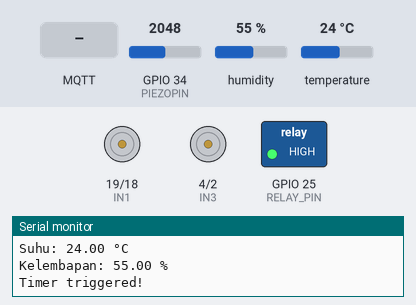
This sketch was run on a simulated ESP32. Shown: motor-driver pin pairs drawn as motors (green arrow = first pin HIGH = forward, orange = second pin HIGH = backward, longer = more drive, scaled by the enable pin), switched loads named in the sketch (green lamp = pin HIGH), the last lines printed to the serial monitor. Inputs (shaded band) come from the test bench; at power-on: GPIO 34 (PIEZOPIN) = 2048, humidity 55 %, temperature 24 °C. WiFi joins after 1.5 s; servers stay silent unless stated; no MQTT or app messages arrive unless stated.

Above: at 2.7 s.
2.8 s: MQTT message "controller/fire" arrives on the first subscribed topic
At 2.9 s:
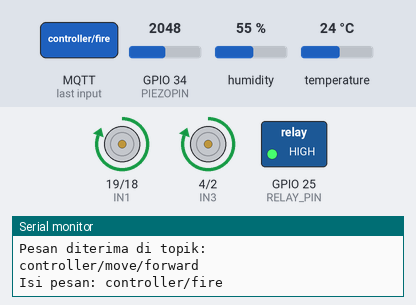
4.5 s: MQTT message "controller/fire" arrives on the second subscribed topic
At 4.6 s:
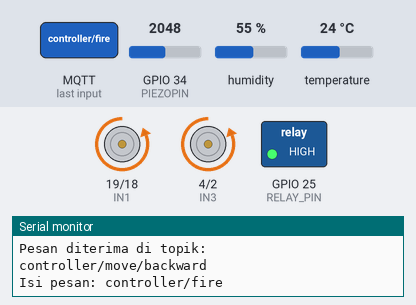
6.2 s: MQTT message "controller/fire" arrives on the third subscribed topic
At 6.3 s:
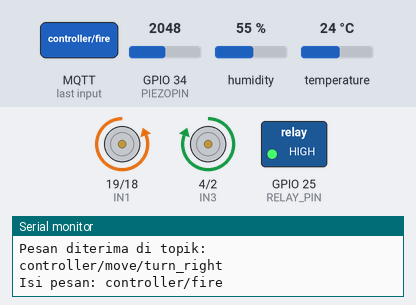
7.9 s: GPIO 34 (PIEZOPIN) set to 1536
9.4 s: GPIO 34 (PIEZOPIN) set to 1449
Timing chart, 0 to 12.1 s (numbered marks = the images above; inputs shaded):
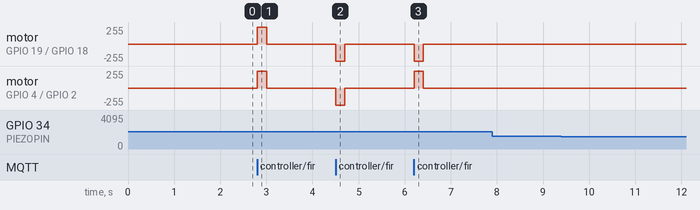

Measured:
- after the input at 2.8 s, motor on GPIO 19 (IN1) / GPIO 18 (IN2), motor on GPIO 4 (IN3) / GPIO 2 (IN4): stopped → forward 255/255 at once, → stopped 0.20 s later
- after the input at 4.5 s, motor on GPIO 19 (IN1) / GPIO 18 (IN2), motor on GPIO 4 (IN3) / GPIO 2 (IN4): stopped → backward 255/255 at once, → stopped 0.20 s later
- after the input at 6.2 s, motor on GPIO 19 (IN1) / GPIO 18 (IN2): stopped → backward 255/255 at once, → stopped 0.20 s later; motor on GPIO 4 (IN3) / GPIO 2 (IN4): stopped → forward 255/255 at once, → stopped 0.20 s later

The sketch:

esp32.ino
```cpp
#include <WiFi.h>
#include <PubSubClient.h>
#include <DHT.h>

// Konfigurasi WiFi
const char* ssid = "vorlan";         // Ganti dengan SSID WiFi Anda
const char* password = "0nyadelapan";  // Ganti dengan password WiFi Anda

// Konfigurasi MQTT
const char* mqtt_server = "192.168.13.248";  // IP broker Mosquitto
const int mqtt_port = 1884;                  // Port broker
const char* mqtt_topic = "kontroller/topic";

//Timer DHT
bool vibrationDetected = false;
unsigned long previousMillis = 0;  // Menyimpan waktu sebelumnya
const long interval = 1000;       // Interval waktu dalam milidetik (1 detik)

// Deklarasi pin motor
#define IN1 19
#define IN2 18
#define IN3 4
#define IN4 2
#define ENA 5
#define ENB 15

// Deklarasi pin relay untuk mode tembak
#define RELAY_PIN 25

// Deklarasi sensor DHT dan piezo
#define DHTPIN 22
#define DHTTYPE DHT11
#define PIEZOPIN 34
DHT dht(DHTPIN, DHTTYPE);

int motorSpeed = 255;

// Objek WiFi dan MQTT
WiFiClient espClient;
PubSubClient client(espClient);

unsigned long lastMessageTime = 0;
const unsigned long timeout = 200;  // Timeout 250 ms
bool motorActive = false;

// Fungsi untuk menghubungkan ke WiFi
void setup_wifi() {
  delay(10);
  Serial.println("Menghubungkan ke WiFi...");
  WiFi.begin(ssid, password);
  while (WiFi.status() != WL_CONNECTED) {
    delay(500);
    Serial.print(".");
  }
  Serial.println("WiFi Terhubung!");
}

// Fungsi callback untuk menangani pesan MQTT
void callback(char* topic, byte* message, unsigned int length) {
  String msg;
  for (int i = 0; i < length; i++) {
    msg += (char)message[i];
  }
  Serial.print("Pesan diterima di topik: ");
  Serial.println(topic);
  Serial.print("Isi pesan: ");
  Serial.println(msg);

  if (String(topic) == "controller/move/forward") {
    gerakMaju();
  } else if (String(topic) == "controller/move/backward") {
    gerakMundur();
  } else if (String(topic) == "controller/move/turn_right") {
    belokKanan();
  } else if (String(topic) == "controller/move/turn_left") {
    belokKiri();
  } else if (String(topic) == "controller/fire") {
    modeTembak();
  }

  lastMessageTime = millis();
  motorActive = true;
}

// Fungsi untuk mematikan motor
void matikanMotor() {
  digitalWrite(IN1, LOW);
  digitalWrite(IN2, LOW);
  digitalWrite(IN3, LOW);
  digitalWrite(IN4, LOW);
  analogWrite(ENA, 0);
  analogWrite(ENB, 0);
  digitalWrite(RELAY_PIN, HIGH);
  motorActive = false;
}

// Fungsi untuk menghubungkan ke broker MQTT
void reconnect() {
  while (!client.connected()) {
    Serial.println("Menghubungkan ke MQTT...");
    if (client.connect("ESP32Client")) {
      Serial.println("Terhubung ke MQTT!");
      client.subscribe("controller/move/forward");
      client.subscribe("controller/move/backward");
      client.subscribe("controller/move/turn_right");
      client.subscribe("controller/move/turn_left");
      client.subscribe("controller/fire");
    } else {
      Serial.print("Gagal terhubung. Status: ");
      Serial.println(client.state());
      delay(2000);
    }
  }
}

// Fungsi untuk mode tembak
void modeTembak() {
  Serial.println("Mode tembak diaktifkan!");
  digitalWrite(RELAY_PIN, LOW);
  delay(250);
  digitalWrite(RELAY_PIN, HIGH);
  Serial.println("Mode tembak selesai!");
}

// Fungsi gerakan motor
void gerakMaju() {
  digitalWrite(IN1, HIGH);
  digitalWrite(IN2, LOW);
  digitalWrite(IN3, HIGH);
  digitalWrite(IN4, LOW);
  analogWrite(ENA, motorSpeed);
  analogWrite(ENB, motorSpeed);
}

void gerakMundur() {
  digitalWrite(IN1, LOW);
  digitalWrite(IN2, HIGH);
  digitalWrite(IN3, LOW);
  digitalWrite(IN4, HIGH);
  analogWrite(ENA, motorSpeed);
  analogWrite(ENB, motorSpeed);
}

void belokKanan() {
    digitalWrite(IN1, LOW);
  digitalWrite(IN2, HIGH);
  digitalWrite(IN3, HIGH);
  digitalWrite(IN4, LOW);
  analogWrite(ENA, motorSpeed);
  analogWrite(ENB, motorSpeed);

}

void belokKiri() {
 digitalWrite(IN1, HIGH);
  digitalWrite(IN2, LOW);
  digitalWrite(IN3, LOW);
  digitalWrite(IN4, HIGH);
  analogWrite(ENA, motorSpeed);
  analogWrite(ENB, motorSpeed);
}

void setup() {
  Serial.begin(115200);
  setup_wifi();
  client.setServer(mqtt_server, mqtt_port);
  client.setCallback(callback);

  pinMode(IN1, OUTPUT);
  pinMode(IN2, OUTPUT);
  pinMode(IN3, OUTPUT);
  pinMode(IN4, OUTPUT);
  pinMode(ENA, OUTPUT);
  pinMode(ENB, OUTPUT);
  pinMode(RELAY_PIN, OUTPUT);
  dht.begin();
  pinMode(PIEZOPIN, INPUT);
  digitalWrite(RELAY_PIN, HIGH);

  Serial.println("Sistem siap!");
}

void loop() {
    if (!client.connected()) {
        reconnect();
    }
    client.loop();

    float temperature = dht.readTemperature();
    float humidity = dht.readHumidity();  // Membaca kelembapan
    int piezoValue = analogRead(PIEZOPIN);
    unsigned long currentMillis = millis();  // Waktu sekarang

    // Mengirim data suhu dan kelembapan setiap interval tertentu
    if (currentMillis - previousMillis >= interval) {
        previousMillis = currentMillis;  // Perbarui waktu sebelumnya
        if (!isnan(temperature)) {
            Serial.print("Suhu: ");
            Serial.print(temperature);
            Serial.println(" °C");

            // Konversi nilai suhu ke string
            char tempString[8];  // Buffer untuk menyimpan string
            dtostrf(temperature, 6, 2, tempString);  // Konversi float ke string
            client.publish("controller/temp", tempString);
        } else {
            Serial.println("Gagal membaca data dari sensor DHT!");
        }

        if (!isnan(humidity)) {
            Serial.print("Kelembapan: ");
            Serial.print(humidity);
            Serial.println(" %");

            // Konversi nilai kelembapan ke string
            char humString[8];  // Buffer untuk menyimpan string
            dtostrf(humidity, 6, 2, humString);  // Konversi float ke string
            client.publish("controller/humidity", humString);
        } else {
            Serial.println("Gagal membaca data kelembapan dari sensor DHT!");
        }

        Serial.println("Timer triggered!");  // Aksi dilakukan
    }

    // Logika untuk pembacaan nilai piezo
    if (piezoValue > 1500) {
        // Pastikan hanya mengirim sekali untuk satu deteksi
        if (!vibrationDetected) {
            vibrationDetected = true;  // Tandai getaran terdeteksi
            Serial.print("Getaran terdeteksi! Nilai Piezo: ");
            Serial.println(piezoValue);
            client.publish("controller/hited", "Hited");
        }
    } else {
        vibrationDetected = false;  // Reset jika tidak ada getaran
        Serial.println("Tidak ada getaran yang terdeteksi.");
    }

    // Logika timeout untuk motor
    if (motorActive && currentMillis - lastMessageTime > timeout) {
        Serial.println("Timeout tercapai, mematikan motor...");
        matikanMotor();
    }
}
```
